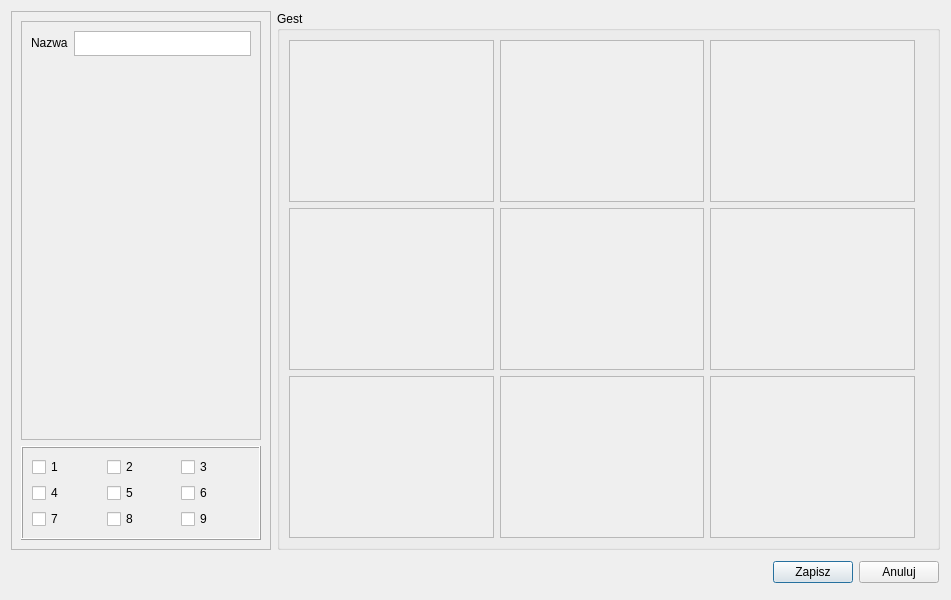
<?xml version="1.0" encoding="utf-8"?>
<ui version="4.0">
  <class>SaveGestureDialog</class>
  <widget class="QDialog" name="SaveGestureDialog">
    <property name="geometry">
      <rect>
        <x>0</x>
        <y>0</y>
        <width>951</width>
        <height>600</height>
      </rect>
    </property>
    <property name="minimumSize">
      <size>
        <width>790</width>
        <height>600</height>
      </size>
    </property>
    <property name="maximumSize">
      <size>
        <width>1360</width>
        <height>600</height>
      </size>
    </property>
    <property name="windowTitle">
      <string>Zapis ściezki</string>
    </property>
    <property name="modal">
      <bool>true</bool>
    </property>
    <layout class="QGridLayout" name="gridLayout_4">
      <item row="1" column="0">
        <widget class="QFrame" name="frame">
          <property name="maximumSize">
            <size>
              <width>16777215</width>
              <height>40</height>
            </size>
          </property>
          <layout class="QHBoxLayout" name="_2" stretch="0,0,0">
            <property name="spacing">
              <number>6</number>
            </property>
            <property name="sizeConstraint">
              <enum>QLayout::SetDefaultConstraint</enum>
            </property>
            <property name="leftMargin">
              <number>1</number>
            </property>
            <property name="topMargin">
              <number>1</number>
            </property>
            <property name="rightMargin">
              <number>1</number>
            </property>
            <property name="bottomMargin">
              <number>1</number>
            </property>
            <item>
              <spacer>
                <property name="orientation">
                  <enum>Qt::Horizontal</enum>
                </property>
                <property name="sizeType">
                  <enum>QSizePolicy::Expanding</enum>
                </property>
                <property name="sizeHint" stdset="0">
                  <size>
                    <width>131</width>
                    <height>31</height>
                  </size>
                </property>
              </spacer>
            </item>
            <item>
              <widget class="QPushButton" name="okButton">
                <property name="text">
                  <string>Zapisz</string>
                </property>
              </widget>
            </item>
            <item>
              <widget class="QPushButton" name="cancelButton">
                <property name="text">
                  <string>Anuluj</string>
                </property>
              </widget>
            </item>
          </layout>
        </widget>
      </item>
      <item row="0" column="0">
        <layout class="QHBoxLayout" name="horizontalLayout">
          <item>
            <widget class="QFrame" name="frame_3">
              <property name="maximumSize">
                <size>
                  <width>260</width>
                  <height>16777215</height>
                </size>
              </property>
              <property name="frameShape">
                <enum>QFrame::StyledPanel</enum>
              </property>
              <property name="frameShadow">
                <enum>QFrame::Raised</enum>
              </property>
              <layout class="QVBoxLayout" name="verticalLayout_3">
                <item>
                  <widget class="QFrame" name="frame_4">
                    <property name="maximumSize">
                      <size>
                        <width>16777215</width>
                        <height>16777215</height>
                      </size>
                    </property>
                    <property name="frameShape">
                      <enum>QFrame::StyledPanel</enum>
                    </property>
                    <property name="frameShadow">
                      <enum>QFrame::Raised</enum>
                    </property>
                    <layout class="QFormLayout" name="formLayout_2">
                      <item row="0" column="0">
                        <widget class="QLabel" name="label">
                          <property name="text">
                            <string>Nazwa</string>
                          </property>
                        </widget>
                      </item>
                      <item row="0" column="1">
                        <widget class="QTextEdit" name="inGestureName">
                          <property name="sizePolicy">
                            <sizepolicy hsizetype="Expanding" vsizetype="Expanding">
                              <horstretch>0</horstretch>
                              <verstretch>0</verstretch>
                            </sizepolicy>
                          </property>
                          <property name="minimumSize">
                            <size>
                              <width>0</width>
                              <height>0</height>
                            </size>
                          </property>
                          <property name="maximumSize">
                            <size>
                              <width>16777215</width>
                              <height>25</height>
                            </size>
                          </property>
                          <property name="acceptDrops">
                            <bool>true</bool>
                          </property>
                          <property name="inputMethodHints">
                            <set>Qt::ImhNone</set>
                          </property>
                          <property name="verticalScrollBarPolicy">
                            <enum>Qt::ScrollBarAlwaysOff</enum>
                          </property>
                          <property name="horizontalScrollBarPolicy">
                            <enum>Qt::ScrollBarAlwaysOff</enum>
                          </property>
                          <property name="acceptRichText">
                            <bool>false</bool>
                          </property>
                        </widget>
                      </item>
                      <item row="1" column="0">
                        <spacer name="verticalSpacer">
                          <property name="orientation">
                            <enum>Qt::Vertical</enum>
                          </property>
                          <property name="sizeType">
                            <enum>QSizePolicy::MinimumExpanding</enum>
                          </property>
                          <property name="sizeHint" stdset="0">
                            <size>
                              <width>20</width>
                              <height>30</height>
                            </size>
                          </property>
                        </spacer>
                      </item>
                    </layout>
                  </widget>
                </item>
                <item>
                  <widget class="QFrame" name="frame_2">
                    <property name="frameShape">
                      <enum>QFrame::Box</enum>
                    </property>
                    <property name="frameShadow">
                      <enum>QFrame::Raised</enum>
                    </property>
                    <layout class="QGridLayout" name="gridLayout">
                      <item row="0" column="1">
                        <widget class="QCheckBox" name="checkHand2">
                          <property name="text">
                            <string>2</string>
                          </property>
                        </widget>
                      </item>
                      <item row="1" column="1">
                        <widget class="QCheckBox" name="checkHand5">
                          <property name="text">
                            <string>5</string>
                          </property>
                        </widget>
                      </item>
                      <item row="1" column="2">
                        <widget class="QCheckBox" name="checkHand6">
                          <property name="text">
                            <string>6</string>
                          </property>
                        </widget>
                      </item>
                      <item row="0" column="0">
                        <widget class="QCheckBox" name="checkHand1">
                          <property name="text">
                            <string>1</string>
                          </property>
                        </widget>
                      </item>
                      <item row="1" column="0">
                        <widget class="QCheckBox" name="checkHand4">
                          <property name="text">
                            <string>4</string>
                          </property>
                        </widget>
                      </item>
                      <item row="0" column="2">
                        <widget class="QCheckBox" name="checkHand3">
                          <property name="text">
                            <string>3</string>
                          </property>
                        </widget>
                      </item>
                      <item row="9" column="0">
                        <widget class="QCheckBox" name="checkHand7">
                          <property name="text">
                            <string>7</string>
                          </property>
                        </widget>
                      </item>
                      <item row="9" column="1">
                        <widget class="QCheckBox" name="checkHand8">
                          <property name="text">
                            <string>8</string>
                          </property>
                        </widget>
                      </item>
                      <item row="9" column="2">
                        <widget class="QCheckBox" name="checkHand9">
                          <property name="text">
                            <string>9</string>
                          </property>
                        </widget>
                      </item>
                    </layout>
                  </widget>
                </item>
              </layout>
            </widget>
          </item>
          <item>
            <widget class="QGroupBox" name="groupBox">
              <property name="title">
                <string>Gest</string>
              </property>
              <layout class="QGridLayout" name="gridLayout_2" columnstretch="0,0,0,0">
                <item row="2" column="2">
                  <widget class="QScrollArea" name="scrollArea_6">
                    <property name="widgetResizable">
                      <bool>true</bool>
                    </property>
                    <widget class="QWidget" name="scrollAreaWidgetContents_11">
                      <property name="geometry">
                        <rect>
                          <x>0</x>
                          <y>0</y>
                          <width>201</width>
                          <height>159</height>
                        </rect>
                      </property>
                      <layout class="QHBoxLayout" name="horizontalLayout_7">
                        <item>
                          <widget class="QLabel" name="handPreview9">
                            <property name="text">
                              <string/>
                            </property>
                            <property name="alignment">
                              <set>Qt::AlignCenter</set>
                            </property>
                          </widget>
                        </item>
                      </layout>
                    </widget>
                  </widget>
                </item>
                <item row="2" column="1">
                  <widget class="QScrollArea" name="scrollArea">
                    <property name="widgetResizable">
                      <bool>true</bool>
                    </property>
                    <widget class="QWidget" name="scrollAreaWidgetContents_2">
                      <property name="geometry">
                        <rect>
                          <x>0</x>
                          <y>0</y>
                          <width>201</width>
                          <height>159</height>
                        </rect>
                      </property>
                      <layout class="QHBoxLayout" name="horizontalLayout_3">
                        <item>
                          <widget class="QLabel" name="handPreview8">
                            <property name="text">
                              <string/>
                            </property>
                            <property name="alignment">
                              <set>Qt::AlignCenter</set>
                            </property>
                          </widget>
                        </item>
                      </layout>
                    </widget>
                  </widget>
                </item>
                <item row="0" column="2">
                  <widget class="QScrollArea" name="scrollArea_5">
                    <property name="widgetResizable">
                      <bool>true</bool>
                    </property>
                    <widget class="QWidget" name="scrollAreaWidgetContents_10">
                      <property name="geometry">
                        <rect>
                          <x>0</x>
                          <y>0</y>
                          <width>201</width>
                          <height>159</height>
                        </rect>
                      </property>
                      <layout class="QHBoxLayout" name="horizontalLayout_6">
                        <item>
                          <widget class="QLabel" name="handPreview3">
                            <property name="text">
                              <string/>
                            </property>
                            <property name="alignment">
                              <set>Qt::AlignCenter</set>
                            </property>
                          </widget>
                        </item>
                      </layout>
                    </widget>
                  </widget>
                </item>
                <item row="2" column="0">
                  <widget class="QScrollArea" name="scrollArea_7">
                    <property name="widgetResizable">
                      <bool>true</bool>
                    </property>
                    <widget class="QWidget" name="scrollAreaWidgetContents_12">
                      <property name="geometry">
                        <rect>
                          <x>0</x>
                          <y>0</y>
                          <width>201</width>
                          <height>159</height>
                        </rect>
                      </property>
                      <layout class="QHBoxLayout" name="horizontalLayout_9">
                        <item>
                          <widget class="QLabel" name="handPreview7">
                            <property name="text">
                              <string/>
                            </property>
                            <property name="alignment">
                              <set>Qt::AlignCenter</set>
                            </property>
                          </widget>
                        </item>
                      </layout>
                    </widget>
                  </widget>
                </item>
                <item row="0" column="1">
                  <widget class="QScrollArea" name="scrollArea_2">
                    <property name="widgetResizable">
                      <bool>true</bool>
                    </property>
                    <widget class="QWidget" name="scrollAreaWidgetContents_7">
                      <property name="geometry">
                        <rect>
                          <x>0</x>
                          <y>0</y>
                          <width>201</width>
                          <height>159</height>
                        </rect>
                      </property>
                      <layout class="QHBoxLayout" name="horizontalLayout_2">
                        <item>
                          <widget class="QLabel" name="handPreview2">
                            <property name="text">
                              <string/>
                            </property>
                            <property name="alignment">
                              <set>Qt::AlignCenter</set>
                            </property>
                          </widget>
                        </item>
                      </layout>
                    </widget>
                  </widget>
                </item>
                <item row="0" column="3">
                  <widget class="QLabel" name="handPreview1_4">
                    <property name="text">
                      <string/>
                    </property>
                    <property name="alignment">
                      <set>Qt::AlignCenter</set>
                    </property>
                  </widget>
                </item>
                <item row="1" column="0">
                  <widget class="QScrollArea" name="scrollArea_8">
                    <property name="widgetResizable">
                      <bool>true</bool>
                    </property>
                    <widget class="QWidget" name="scrollAreaWidgetContents_13">
                      <property name="geometry">
                        <rect>
                          <x>0</x>
                          <y>0</y>
                          <width>201</width>
                          <height>158</height>
                        </rect>
                      </property>
                      <layout class="QHBoxLayout" name="horizontalLayout_8">
                        <item>
                          <widget class="QLabel" name="handPreview4">
                            <property name="text">
                              <string/>
                            </property>
                            <property name="alignment">
                              <set>Qt::AlignCenter</set>
                            </property>
                          </widget>
                        </item>
                      </layout>
                    </widget>
                  </widget>
                </item>
                <item row="1" column="1">
                  <widget class="QScrollArea" name="scrollArea_4">
                    <property name="widgetResizable">
                      <bool>true</bool>
                    </property>
                    <widget class="QWidget" name="scrollAreaWidgetContents_9">
                      <property name="geometry">
                        <rect>
                          <x>0</x>
                          <y>0</y>
                          <width>201</width>
                          <height>158</height>
                        </rect>
                      </property>
                      <layout class="QHBoxLayout" name="horizontalLayout_5">
                        <item>
                          <widget class="QLabel" name="handPreview5">
                            <property name="text">
                              <string/>
                            </property>
                            <property name="alignment">
                              <set>Qt::AlignCenter</set>
                            </property>
                          </widget>
                        </item>
                      </layout>
                    </widget>
                  </widget>
                </item>
                <item row="0" column="0">
                  <widget class="QScrollArea" name="scrollArea_9">
                    <property name="widgetResizable">
                      <bool>true</bool>
                    </property>
                    <widget class="QWidget" name="scrollAreaWidgetContents_15">
                      <property name="geometry">
                        <rect>
                          <x>0</x>
                          <y>0</y>
                          <width>201</width>
                          <height>159</height>
                        </rect>
                      </property>
                      <layout class="QGridLayout" name="gridLayout_3">
                        <item row="0" column="0">
                          <widget class="QLabel" name="handPreview1">
                            <property name="text">
                              <string/>
                            </property>
                            <property name="alignment">
                              <set>Qt::AlignCenter</set>
                            </property>
                          </widget>
                        </item>
                      </layout>
                    </widget>
                  </widget>
                </item>
                <item row="1" column="2">
                  <widget class="QScrollArea" name="scrollArea_3">
                    <property name="widgetResizable">
                      <bool>true</bool>
                    </property>
                    <widget class="QWidget" name="scrollAreaWidgetContents_8">
                      <property name="geometry">
                        <rect>
                          <x>0</x>
                          <y>0</y>
                          <width>201</width>
                          <height>158</height>
                        </rect>
                      </property>
                      <layout class="QHBoxLayout" name="horizontalLayout_4">
                        <item>
                          <widget class="QLabel" name="handPreview6">
                            <property name="text">
                              <string/>
                            </property>
                            <property name="alignment">
                              <set>Qt::AlignCenter</set>
                            </property>
                          </widget>
                        </item>
                      </layout>
                    </widget>
                  </widget>
                </item>
              </layout>
            </widget>
          </item>
        </layout>
      </item>
    </layout>
  </widget>
  <resources/>
  <connections/>
</ui>
